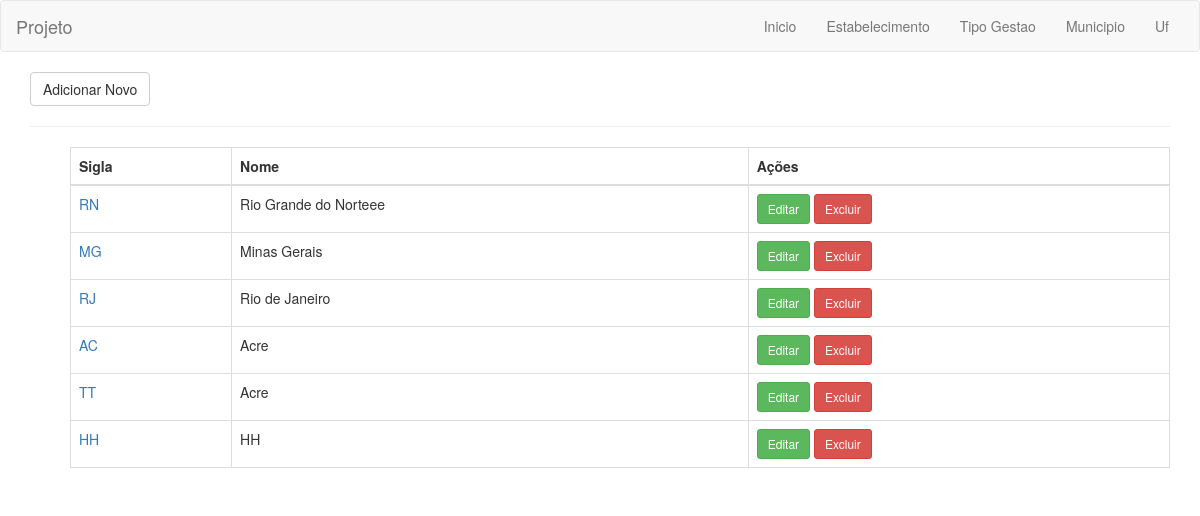
The page /listaUf/ on the database as committed earlier.
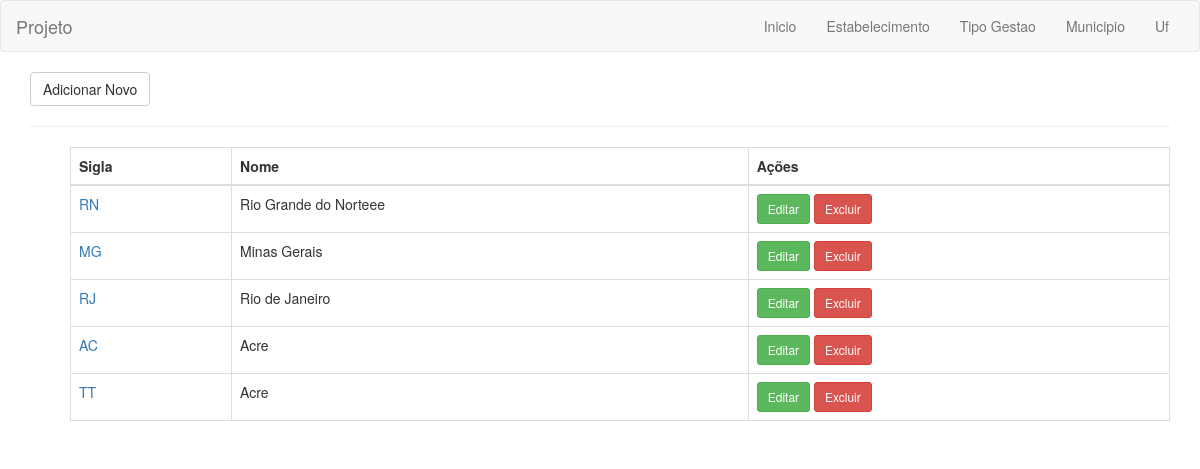
The same page on the database as committed later.
### aplicativo/models.py (models this page shows, shortened)
class Uf(models.Model):
	sigla = models.CharField(max_length=2, primary_key=True)
	nome = models.CharField(max_length=60)

### aplicativo/views.py (the view)
# urls.py: url(r'^listaUf/', views.UfListView.as_view(template_name="Uf/listaUf.html")),
class UfListView(ListView):
	model = Uf

### templates/Uf/listaUf.html
{% extends "base.html" %}
{% block conteudo %}
<a href="/formUf" class="btn btn-default">Adicionar Novo</a>
<hr>
<ul>
    <table class="table table-bordered">
    <thead>
      <tr>
        <th>Sigla</th>
        <th>Nome</th>
        <th>Ações</th>
      </tr>
    </thead>
    <tbody>
    {% for uf in object_list %}
      <tr>
    <td><a href="/editar/{{uf.sigla}}">{{uf.sigla}}</a></td>
    <td>{{uf.nome}}</td>
    <td>
        <a href="/editar/{{uf.sigla}}" class="btn btn-success btn-sm">Editar</a>
        <a href="/excluir/{{uf.sigla}}" class="btn btn-danger btn-sm">Excluir</a>
    </td>
      </tr>
    {% endfor %}
    </tbody>
  </table>
</ul>
{% endblock %}

Rows that differ between the two databases and show on the page:
removed Uf: sigla "HH", nome "HH"
